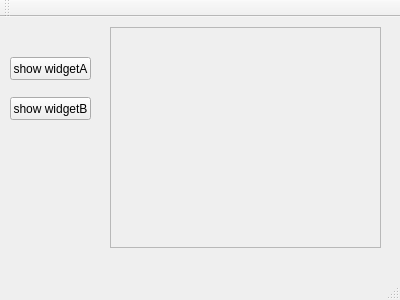
<?xml version="1.0" encoding="UTF-8"?>
<ui version="4.0">
 <class>MainWindow</class>
 <widget class="QMainWindow" name="MainWindow">
  <property name="geometry">
   <rect>
    <x>0</x>
    <y>0</y>
    <width>400</width>
    <height>300</height>
   </rect>
  </property>
  <property name="windowTitle">
   <string>MainWindow</string>
  </property>
  <widget class="QWidget" name="centralWidget">
   <widget class="QPushButton" name="pushButtonA">
    <property name="geometry">
     <rect>
      <x>10</x>
      <y>40</y>
      <width>81</width>
      <height>23</height>
     </rect>
    </property>
    <property name="text">
     <string>show widgetA</string>
    </property>
   </widget>
   <widget class="QPushButton" name="pushButtonB">
    <property name="geometry">
     <rect>
      <x>10</x>
      <y>80</y>
      <width>81</width>
      <height>23</height>
     </rect>
    </property>
    <property name="text">
     <string>show widgetB</string>
    </property>
   </widget>
   <widget class="QFrame" name="frame">
    <property name="geometry">
     <rect>
      <x>110</x>
      <y>10</y>
      <width>271</width>
      <height>221</height>
     </rect>
    </property>
    <property name="frameShape">
     <enum>QFrame::StyledPanel</enum>
    </property>
    <property name="frameShadow">
     <enum>QFrame::Raised</enum>
    </property>
   </widget>
  </widget>
  <widget class="QMenuBar" name="menuBar">
   <property name="geometry">
    <rect>
     <x>0</x>
     <y>0</y>
     <width>400</width>
     <height>20</height>
    </rect>
   </property>
  </widget>
  <widget class="QToolBar" name="mainToolBar">
   <attribute name="toolBarArea">
    <enum>TopToolBarArea</enum>
   </attribute>
   <attribute name="toolBarBreak">
    <bool>false</bool>
   </attribute>
  </widget>
  <widget class="QStatusBar" name="statusBar"/>
 </widget>
 <layoutdefault spacing="6" margin="11"/>
 <resources/>
 <connections/>
</ui>
